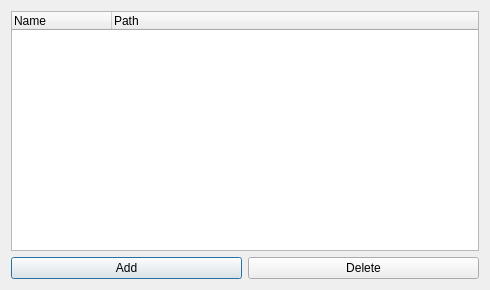
<?xml version="1.0" encoding="UTF-8"?>
<ui version="4.0">
 <class>SetEditor</class>
 <widget class="QDialog" name="SetEditor">
  <property name="geometry">
   <rect>
    <x>0</x>
    <y>0</y>
    <width>490</width>
    <height>290</height>
   </rect>
  </property>
  <property name="windowTitle">
   <string>Dialog</string>
  </property>
  <layout class="QGridLayout" name="gridLayout">
   <item row="1" column="0">
    <widget class="QPushButton" name="pushButton">
     <property name="text">
      <string>Add</string>
     </property>
    </widget>
   </item>
   <item row="1" column="1">
    <widget class="QPushButton" name="pushButton_2">
     <property name="text">
      <string>Delete</string>
     </property>
    </widget>
   </item>
   <item row="0" column="0" colspan="2">
    <widget class="QTreeWidget" name="treeWidget">
     <column>
      <property name="text">
       <string>Name</string>
      </property>
     </column>
     <column>
      <property name="text">
       <string>Path</string>
      </property>
     </column>
    </widget>
   </item>
  </layout>
 </widget>
 <resources/>
 <connections>
  <connection>
   <sender>pushButton</sender>
   <signal>clicked()</signal>
   <receiver>SetEditor</receiver>
   <slot>onSetAdd()</slot>
   <hints>
    <hint type="sourcelabel">
     <x>113</x>
     <y>266</y>
    </hint>
    <hint type="destinationlabel">
     <x>98</x>
     <y>286</y>
    </hint>
   </hints>
  </connection>
  <connection>
   <sender>pushButton_2</sender>
   <signal>clicked()</signal>
   <receiver>SetEditor</receiver>
   <slot>onSetDelete()</slot>
   <hints>
    <hint type="sourcelabel">
     <x>334</x>
     <y>269</y>
    </hint>
    <hint type="destinationlabel">
     <x>311</x>
     <y>283</y>
    </hint>
   </hints>
  </connection>
  <connection>
   <sender>treeWidget</sender>
   <signal>itemActivated(QTreeWidgetItem*,int)</signal>
   <receiver>SetEditor</receiver>
   <slot>onSetActivated()</slot>
   <hints>
    <hint type="sourcelabel">
     <x>95</x>
     <y>101</y>
    </hint>
    <hint type="destinationlabel">
     <x>202</x>
     <y>0</y>
    </hint>
   </hints>
  </connection>
 </connections>
 <slots>
  <slot>onSetAdd()</slot>
  <slot>onSetDelete()</slot>
  <slot>onSetActivated()</slot>
 </slots>
</ui>
